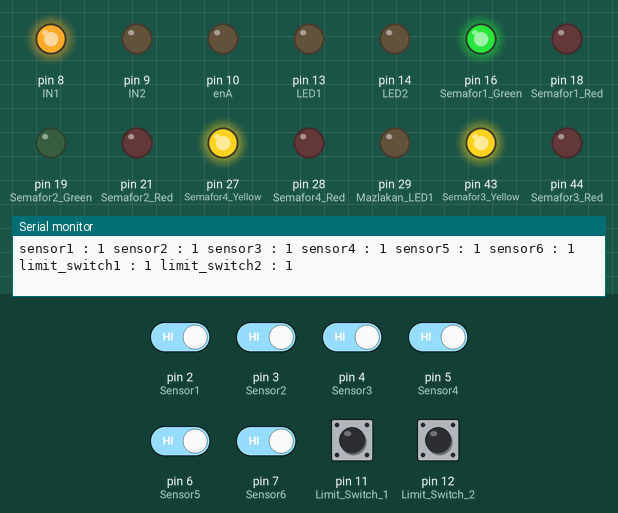
Simulated run of this sketch. Board: Arduino Mega 2560, built with avr-gcc and run on an emulated ATmega2560. Parts: output pins drawn as LEDs (lit = HIGH), the last lines printed to the serial monitor. The inputs (shaded band) are chosen by the test bench; at power-on: pin 2 (Sensor1), pin 3 (Sensor2), pin 4 (Sensor3), pin 5 (Sensor4), pin 6 (Sensor5), pin 7 (Sensor6), pin 11 (Limit_Switch_1), pin 12 (Limit_Switch_2) HIGH.

Above: at 0.95 s.
1.3 s: pin 2 (Sensor1) driven LOW
At 1.63 s:
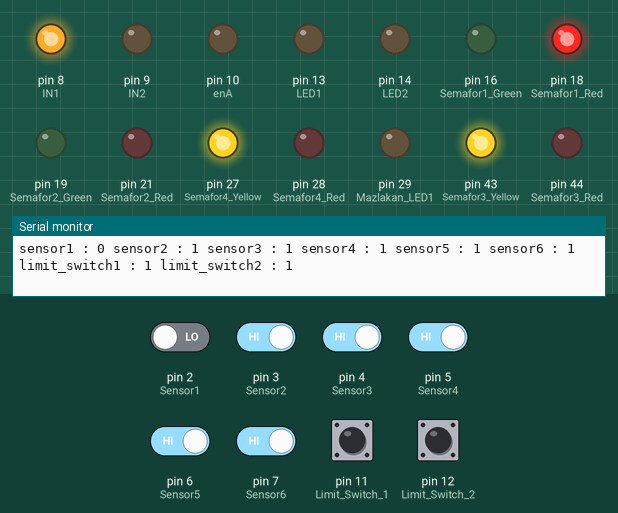
4.3 s: pin 3 (Sensor2) driven LOW
At 4.58 s:
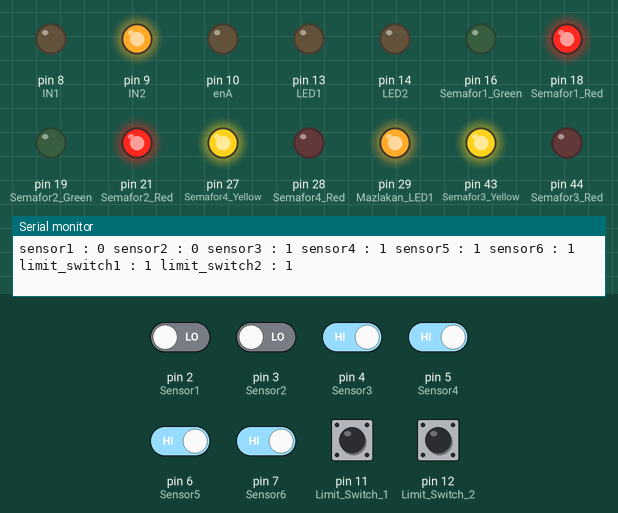
7.3 s: pin 4 (Sensor3) driven LOW
At 7.75 s:
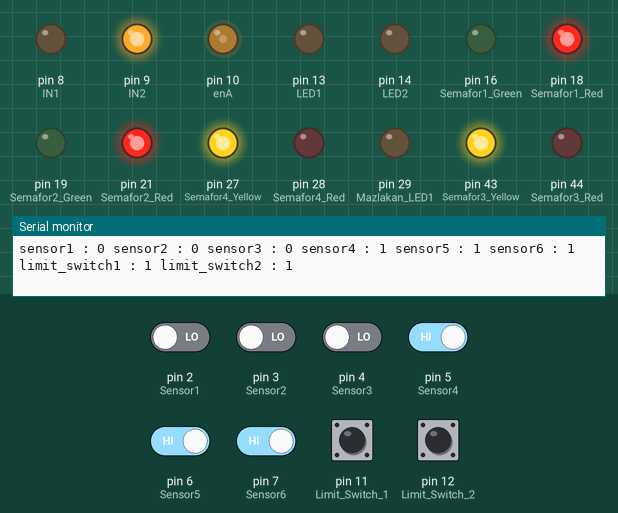
10.3 s: pin 5 (Sensor4) driven LOW
At 10.7 s:
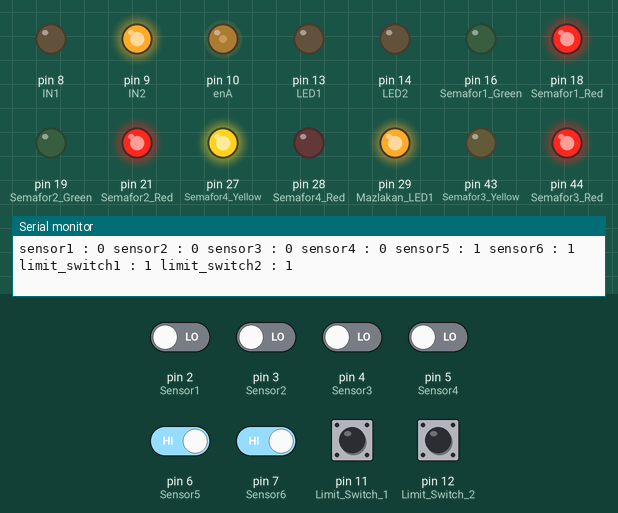
13.3 s: pin 6 (Sensor5) driven LOW
At 13.53 s:
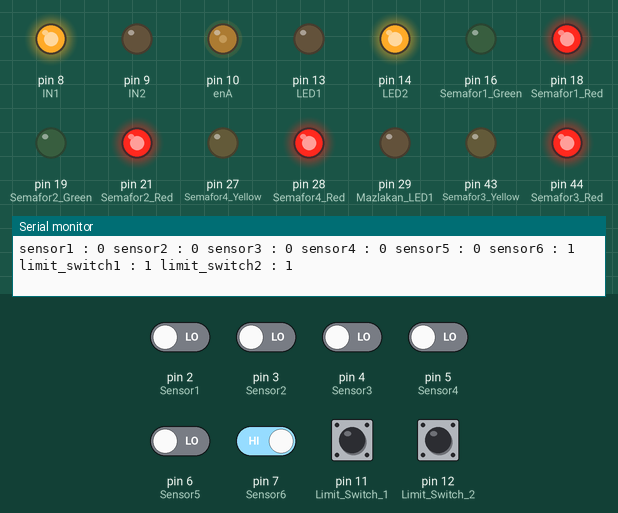
16.3 s: pin 7 (Sensor6) driven LOW
At 16.82 s:
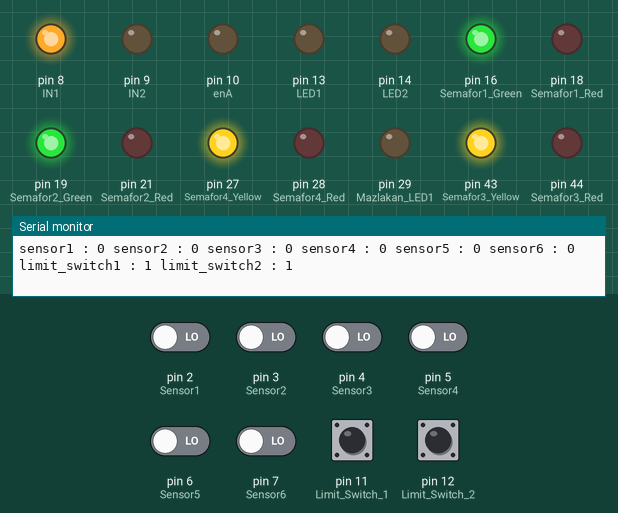
Timing chart, 0 to 20.3 s (numbered marks = the images above; inputs shaded):
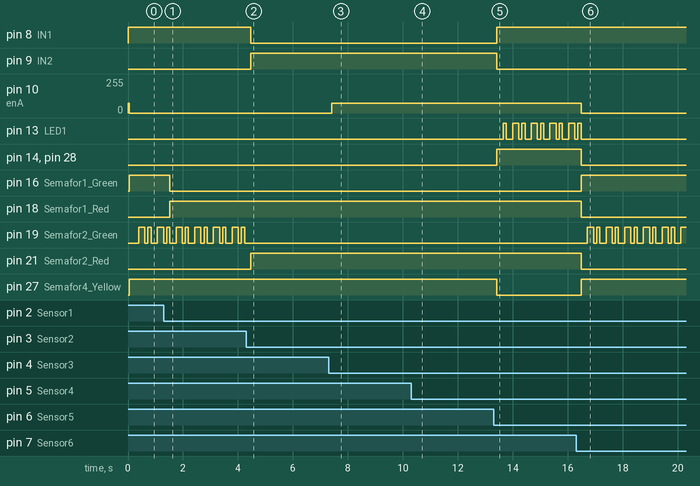

Measured:
- after the input at 1.3 s, pin 16 (Semafor1_Green): HIGH → LOW after 0.22 s; pin 18 (Semafor1_Red): LOW → HIGH after 0.22 s
- after the input at 4.3 s, pin 8 (IN1): HIGH → LOW after 0.17 s; pin 9 (IN2), pin 21 (Semafor2_Red): LOW → HIGH after 0.17 s; pin 19 (Semafor2_Green): stops changing and stays LOW; pin 29 (Mazlakan_LED1): LOW → HIGH after 0.17 s, then repeats every 0.68 s: LOW 0.11 s, HIGH 0.11 s, LOW 0.23 s, HIGH 0.23 s
- after the input at 7.3 s, pin 10 (enA): 0/255 → 75/255 after 0.11 s
- after the input at 10.3 s, pin 43 (Semafor3_Yellow): HIGH → LOW after 0.18 s; pin 44 (Semafor3_Red): LOW → HIGH after 0.18 s
- after the input at 13.3 s, pin 8 (IN1), pin 14 (LED2), pin 28 (Semafor4_Red): LOW → HIGH after 0.12 s; pin 9 (IN2), pin 27 (Semafor4_Yellow): HIGH → LOW after 0.12 s; pin 13 (LED1): LOW → HIGH after 0.35 s, then repeats every 0.68 s: LOW 0.23 s, HIGH 0.23 s, LOW 0.11 s, HIGH 0.11 s
- after the input at 16.3 s, pin 10 (enA): 75/255 → 0/255 after 0.18 s; pin 13 (LED1): goes on until 16.5 s, then stays LOW
- by itself, pin 19 (Semafor2_Green): repeats every 0.68 s: LOW 0.23 s, HIGH 0.23 s, LOW 0.11 s, HIGH 0.11 s

The sketch:

Railway_Track_Code.ino
```cpp
//Flasher
unsigned long interval_1 = 150;
unsigned long interval_2 = 300;
unsigned long previousTime_1 = 0;
unsigned long previousTime_2 = 0;

//IR Sensors Pins
#define Sensor1 2
#define Sensor2 3
#define Sensor3 4
#define Sensor4 5
#define Sensor5 6
#define Sensor6 7

//H-bridge Mazlakan Pins
#define IN1 8
#define IN2 9
#define enA 10

#define Mazlakan_LED1 29
#define Mazlakan_LED2 30
#define Mazlakan_Buzzel 31

#define Limit_Switch_1 11
#define Limit_Switch_2 12

//Station Pins
#define LED1 13
#define LED2 14
#define Buzzel 15

//##################################//
//          Semafors Pins
//*********************************//
//Semafor 1
#define Semafor1_Green 16
#define Semafor1_Yellow 17
#define Semafor1_Red 18

//Semafor 2
#define Semafor2_Green 19
#define Semafor2_Yellow 20
#define Semafor2_Red 21

//Semafor 3
#define Semafor3_Green 42
#define Semafor3_Yellow 43
#define Semafor3_Red 44
#define Semafor3_Mazlakan 45

//Semafor 4
#define Semafor4_Green 26
#define Semafor4_Yellow 27
#define Semafor4_Red 28

//Read Sensors Var
int sensor1 ;
int sensor2 ;
int sensor3 ;
int sensor4 ;
int sensor5 ;
int sensor6 ;

int limit_switch1 ;
int limit_switch2 ;


// ON or OFF Var
bool s1 = true ;
bool s2 = false;
bool s3 = false;
bool s4 = false;
bool s5 = false;
bool s6 = false;

bool start    = true ;
bool semafor1 = false;
bool semafor2 = false;
bool semafor3 = false;
bool semafor4 = false;
bool set      = false;

bool locked1 = false;
bool locked2 = false;

bool switch_case = false;

void setup() {

Serial.begin(9600);

//Input Pins Mods
pinMode(Sensor1,INPUT);
pinMode(Sensor2,INPUT);
pinMode(Sensor3,INPUT);
pinMode(Sensor4,INPUT);
pinMode(Sensor5,INPUT);
pinMode(Sensor6,INPUT);

pinMode(Limit_Switch_1,INPUT_PULLUP);
pinMode(Limit_Switch_2,INPUT_PULLUP);

//Output Pins Mods
pinMode(IN1,OUTPUT);
pinMode(IN2,OUTPUT);
pinMode(enA,OUTPUT);

pinMode(Mazlakan_LED1,OUTPUT);
pinMode(Mazlakan_LED2,OUTPUT);
pinMode(Mazlakan_Buzzel,OUTPUT);

//Station
pinMode(LED1,OUTPUT);
pinMode(LED2,OUTPUT);
pinMode(Buzzel,OUTPUT);


// Semafor 1
pinMode(Semafor1_Green,OUTPUT);
pinMode(Semafor1_Yellow,OUTPUT);
pinMode(Semafor1_Red,OUTPUT);

//Semafor 2
pinMode(Semafor2_Green,OUTPUT);
pinMode(Semafor2_Yellow,OUTPUT);
pinMode(Semafor2_Red,OUTPUT);

//Semafor 3
pinMode(Semafor3_Green,OUTPUT);
pinMode(Semafor3_Yellow,OUTPUT);
pinMode(Semafor3_Red,OUTPUT);
pinMode(Semafor3_Mazlakan,OUTPUT);

//Semafor 4
pinMode(Semafor4_Green,OUTPUT);
pinMode(Semafor4_Yellow,OUTPUT);
pinMode(Semafor4_Red,OUTPUT);

digitalWrite(Semafor3_Green, 0);
digitalWrite(Semafor3_Yellow, 0);
digitalWrite(Semafor3_Red, 1);
digitalWrite(Semafor3_Mazlakan,1);

digitalWrite(IN1,1);// down
digitalWrite(IN2,0);// up
analogWrite(enA,75);
}


void loop() {

Read_Print(); // IR & Limit Switch Read Values and Printing
if(limit_switch1 == 1){ locked1 = true;} if(limit_switch1 == 0){ locked1 = false;}
if(limit_switch2 == 1){ locked2 = true;} if(limit_switch2 == 0){ locked2 = false;}


if(sensor1 == 0 && s1 == true){start =false; semafor1 =true;  s2 = true; s1 = false;}
if(sensor2 == 0 && s2 == true){semafor1 =false; semafor2 =true; s3 = true; s2 = false;}
if(sensor3 == 0 && s3 == true){semafor2 =false; set = true; s4 = true ;  s3 = false;}
if(sensor4 == 0 && s4 == true){set = false; semafor3 = true; s5 = true ; switch_case = true ; s4 = false; }
if(sensor5 == 0 && s5 == true){semafor3 = false; semafor4 = true; s6 = true; s5 = false;}
if(sensor6 == 0 && s6 == true){semafor4 = false; start = true ; s1 = true ; s6 = false ;}


if(start == true){Start();}
if(semafor1 == true){Semafor1_Case();}
if(semafor2 == true){Semafor2_Case();}
if(   set   == true){Set();}
if(semafor3 == true){Semafor3_Case();}
if(semafor4 == true){Semafor4_Case();}

/*
if(locked1 == false || locked2 == false){
digitalWrite(Semafor3_Green, 0);
digitalWrite(Semafor3_Yellow, 0);
digitalWrite(Semafor3_Red, 1);
digitalWrite(Semafor3_Mazlakan,1);

}else if(locked1 && locked2 == true){

if(switch_case == false){
digitalWrite(Semafor3_Green, 1);
digitalWrite(Semafor3_Yellow, 0);
digitalWrite(Semafor3_Red, 0);
digitalWrite(Semafor3_Mazlakan,0);
}else if(switch_case == true) {
digitalWrite(Semafor3_Green, 0);
digitalWrite(Semafor3_Yellow, 0);
digitalWrite(Semafor3_Red, 1);
digitalWrite(Semafor3_Mazlakan,0);
}

}*/

}// End of Loop()


//###################################################### Funcation #####################################################################################//

//Start Case
void Start(){

digitalWrite(IN1,1);// down
digitalWrite(IN2,0);// up
analogWrite(enA,0);

digitalWrite(LED1, 0);
digitalWrite(LED2, 0);
digitalWrite(Buzzel,0);

digitalWrite(Mazlakan_LED1, 0);
digitalWrite(Mazlakan_LED2, 0);
digitalWrite(Mazlakan_Buzzel,0);

digitalWrite(Semafor1_Green, 1);
digitalWrite(Semafor1_Yellow, 0);
digitalWrite(Semafor1_Red, 0);

Flasher(Semafor2_Green);
digitalWrite(Semafor2_Yellow, 0);
digitalWrite(Semafor2_Red, 0);

digitalWrite(Semafor3_Green, 0);
digitalWrite(Semafor3_Yellow, 1);
digitalWrite(Semafor3_Red, 0);

digitalWrite(Semafor4_Green, 0);
digitalWrite(Semafor4_Yellow, 1);
digitalWrite(Semafor4_Red, 0);
switch_case = false ;
}


//if semafor1 sensor is busy
void Semafor1_Case(){

digitalWrite(IN1,1);// down
digitalWrite(IN2,0);// up
analogWrite(enA,0);

digitalWrite(LED1, 0);
digitalWrite(LED2, 0);
digitalWrite(Buzzel,0);

digitalWrite(Mazlakan_LED1, 0);
digitalWrite(Mazlakan_LED2, 0);
digitalWrite(Mazlakan_Buzzel,0);

digitalWrite(Semafor1_Green, 0);
digitalWrite(Semafor1_Yellow, 0);
digitalWrite(Semafor1_Red, 1);

Flasher(Semafor2_Green);
digitalWrite(Semafor2_Yellow, 0);
digitalWrite(Semafor2_Red, 0);

digitalWrite(Semafor3_Green, 0);
digitalWrite(Semafor3_Yellow, 1);
digitalWrite(Semafor3_Red, 0);

digitalWrite(Semafor4_Green, 0);
digitalWrite(Semafor4_Yellow, 1);
digitalWrite(Semafor4_Red, 0);
}


//if semafor2 sensor is busy
void Semafor2_Case(){

digitalWrite(IN1,0);// down
digitalWrite(IN2,1);// up
analogWrite(enA,0);

digitalWrite(LED1, 0);
digitalWrite(LED2, 0);
digitalWrite(Buzzel,0);

Flasher(Mazlakan_LED1);

Flasher(Mazlakan_Buzzel);

digitalWrite(Semafor1_Green, 0);
digitalWrite(Semafor1_Yellow, 0);
digitalWrite(Semafor1_Red, 1);

digitalWrite(Semafor2_Green, 0);
digitalWrite(Semafor2_Yellow, 0);
digitalWrite(Semafor2_Red, 1);


digitalWrite(Semafor3_Green, 0);
digitalWrite(Semafor3_Yellow, 1);
digitalWrite(Semafor3_Red, 0);

digitalWrite(Semafor4_Green, 0);
digitalWrite(Semafor4_Yellow, 1);
digitalWrite(Semafor4_Red, 0);
Flasher(Mazlakan_LED2);
}


//if Sensor 3 is busy
void Set(){

digitalWrite(IN1,0);// down
digitalWrite(IN2,1);// up
analogWrite(enA,75);

digitalWrite(LED1, 0);
digitalWrite(LED2, 0);
digitalWrite(Buzzel,0);

Flasher(Mazlakan_LED1);

Flasher(Mazlakan_Buzzel);

digitalWrite(Semafor1_Green, 0);
digitalWrite(Semafor1_Yellow, 0);
digitalWrite(Semafor1_Red, 1);

digitalWrite(Semafor2_Green, 0);
digitalWrite(Semafor2_Yellow, 0);
digitalWrite(Semafor2_Red, 1);

digitalWrite(Semafor3_Green, 0);
digitalWrite(Semafor3_Yellow, 1);
digitalWrite(Semafor3_Red, 0);

digitalWrite(Semafor4_Green, 0);
digitalWrite(Semafor4_Yellow, 1);
digitalWrite(Semafor4_Red, 0);
Flasher(Mazlakan_LED2);
}


//if Semafor 3 sensor is busy
void Semafor3_Case(){

digitalWrite(IN1,0);// down
digitalWrite(IN2,1);// up
analogWrite(enA,75);

digitalWrite(LED1, 0);
digitalWrite(LED2, 0);
digitalWrite(Buzzel,0);

Flasher(Mazlakan_LED1);

Flasher(Mazlakan_Buzzel);

digitalWrite(Semafor1_Green, 0);
digitalWrite(Semafor1_Yellow, 0);
digitalWrite(Semafor1_Red, 1);

digitalWrite(Semafor2_Green, 0);
digitalWrite(Semafor2_Yellow, 0);
digitalWrite(Semafor2_Red, 1);

digitalWrite(Semafor3_Green, 0);
digitalWrite(Semafor3_Yellow, 0);
digitalWrite(Semafor3_Red, 1);

digitalWrite(Semafor4_Green, 0);
digitalWrite(Semafor4_Yellow, 1);
digitalWrite(Semafor4_Red, 0);
Flasher(Mazlakan_LED2);
}


//if Semafor 4 sensor is busy
void Semafor4_Case(){

digitalWrite(IN1,1);// down
digitalWrite(IN2,0);// up
analogWrite(enA,75);

Flasher(LED1);

Flasher(Buzzel);

digitalWrite(Mazlakan_LED1, 0);
digitalWrite(Mazlakan_LED2, 0);
digitalWrite(Mazlakan_Buzzel, 0);

digitalWrite(Semafor1_Green, 0);
digitalWrite(Semafor1_Yellow, 0);
digitalWrite(Semafor1_Red, 1);

digitalWrite(Semafor2_Green, 0);
digitalWrite(Semafor2_Yellow, 0);
digitalWrite(Semafor2_Red, 1);

digitalWrite(Semafor3_Green, 0);
digitalWrite(Semafor3_Yellow, 0);
digitalWrite(Semafor3_Red, 1);

digitalWrite(Semafor4_Green, 0);
digitalWrite(Semafor4_Yellow, 0);
digitalWrite(Semafor4_Red, 1);
digitalWrite(LED2, 1);
}


void Read_Print(){

sensor1 = digitalRead(Sensor1);
sensor2 = digitalRead(Sensor2);
sensor3 = digitalRead(Sensor3);
sensor4 = digitalRead(Sensor4);
sensor5 = digitalRead(Sensor5);
sensor6 = digitalRead(Sensor6);

limit_switch1 = digitalRead(Limit_Switch_1);
limit_switch2 = digitalRead(Limit_Switch_2);


Serial.print("sensor1 : ");
Serial.print(sensor1);

Serial.print(" sensor2 : ");
Serial.print(sensor2);

Serial.print(" sensor3 : ");
Serial.print(sensor3);

Serial.print(" sensor4 : ");
Serial.print(sensor4);

Serial.print(" sensor5 : ");
Serial.print(sensor5);

Serial.print(" sensor6 : ");
Serial.print(sensor6);


Serial.print(" limit_switch1 : ");
Serial.print(limit_switch1);

Serial.print(" limit_switch2 : ");
Serial.println(limit_switch2);
}


//############### Flasher Funcation #####################
uint8_t Flasher( uint8_t Which_semafor){
unsigned long currentMillis = millis();
if (currentMillis - previousTime_1 >= interval_1){
digitalWrite(Which_semafor, LOW);
previousTime_1 = currentMillis;
}
if (currentMillis - previousTime_2 >= interval_2){
digitalWrite(Which_semafor, HIGH);
previousTime_2 = currentMillis;
}
}
```
